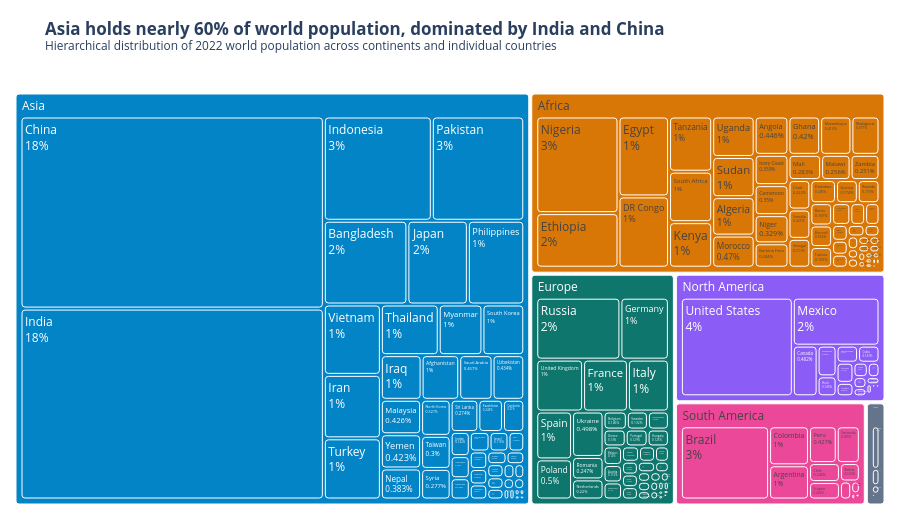

The code cell stored with this chart in its notebook:
### Markdown cell above
**Chart choice & justification:** *Which chart did you choose, and why? Justify design choices.

**Chart choice:** Treemap.

**Justification:**
- **Why this chart:** The question asks how the world population is distributed across two hierarchical levels simultaneously: *continents and the countries within them*. A treemap is the ideal visual encoding for nested part-to-whole proportions, allocating rectangular area proportional to population size.
- **Design choices:** Nested hierarchy set to `path=['Continent', 'Country']`. Continents are assigned distinct CVD-safe hues so that countries within each continent form a cohesive visual block. Labels display country name and share of continent, making India and China's dominance in Asia immediately visible at a glance.

### Code cell
# Q6: 
fig6 = px.treemap(
    df,
    path=['Continent', 'Country'],
    values='2022 Population',
    color='Continent',
    color_discrete_map=palette_continents,
    title="<b>Asia holds nearly 60% of world population, dominated by India and China</b><br><sup>Hierarchical distribution of 2022 world population across continents and individual countries</sup>"
)

fig6.update_traces(
    textinfo='label+percent entry',
    marker=dict(cornerradius=3)
)

fig6.update_layout(
    template='plotly_white',
    margin=dict(l=10, r=10, t=70, b=10),
    height=520
)

fig6.show()

### Figure 1 — Plotly figure (JSON) as saved in the notebook; plotly's stock layout.template omitted (floating-point values rounded to 4 significant figures; data arrays with more than 128 entries replaced by an {"elided": "..."} marker saying what was removed)
{"data": [{"branchvalues": "total", "customdata": {"elided": "240x1 str values"}, "domain": {"x": [0.0, 1.0], "y": [0.0, 1.0]}, "hovertemplate": "labels=%{label}<br>2022 Population=%{value}<br>parent=%{parent}<br>id=%{id}<br>Continent=%{customdata[0]}<extra></extra>", "ids": {"elided": "240 str values"}, "labels": {"elided": "240 str values"}, "marker": {"colors": {"elided": "240 str values"}, "cornerradius": 3}, "name": "", "parents": {"elided": "240 str values"}, "values": {"elided": "240 float values"}, "type": "treemap", "textinfo": "label+percent entry"}], "layout": {"legend": {"tracegroupgap": 0}, "title": {"text": "<b>Asia holds nearly 60% of world population, dominated by India and China</b><br><sup>Hierarchical distribution of 2022 world population across continents and individual countries</sup>"}, "margin": {"l": 10, "r": 10, "t": 70, "b": 10}, "height": 520}}
